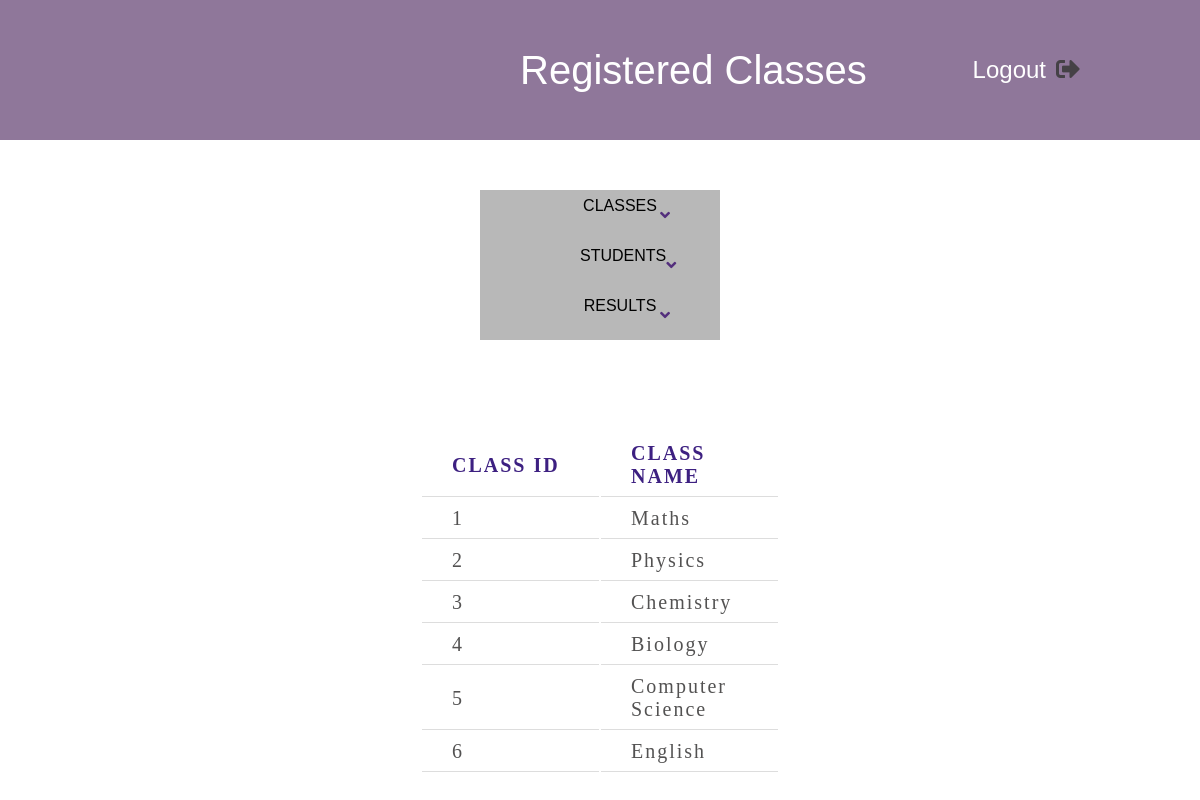
The app's page /classes_view.php (signed in) with its own data.
### tables this page shows
CREATE TABLE `class` (
  `name` varchar(30) NOT NULL,
  `id` int(3) NOT NULL
);

### classes_view.php (the view, shortened to what this page needs)
<!DOCTYPE html>
<html lang="en">
<head>
    <link rel="stylesheet" href="./css/admin.css">
    <link rel="stylesheet" href="./css/class.css">
    <link rel="stylesheet" href="https://use.fontawesome.com/releases/v5.15.4/css/all.css">
</head>
<body>
  <div class="title">
    <div class="heading">Registered Classes</div>
    <div class="logo"> Logout
    <a href="logout.php"><i class="fas fa-sign-out-alt" style="color: rgba(59, 58, 58, 0.877); margin-left: 10px" ></i></a>
    </div>
  </div>
  <div >
    <ul>
    <li class="dropdown" onclick="toggleDisplay('1')">
      <center><a href="" class="dropbtn">CLASSES &nbsp
          <span class="fa fa-angle-down"></span>
        </a></center>
      </li>
      <li class="dropdown" onclick="toggleDisplay('2')">
      <center> <a href="#" class="dropbtn">STUDENTS &nbsp
          <span class="fa fa-angle-down"></span>
        </a></center>
      </li>
      <center><li class="dropdown" onclick="toggleDisplay('3')">
      <a href="#" class="dropbtn">RESULTS &nbsp
          <span class="fa fa-angle-down"></span>
        </a>
        </center>
    </ul>
  </div>
  <div class="main" style="width: 70%; margin: 0 auto; padding: 2% 5%">
    <?php
      include('session.php');
      $sql = "SELECT * FROM `class`";
      $result1 = mysqli_query($conn, $sql);
      if (mysqli_num_rows($result1) > 0) {
        echo "<table>
        <tr>
        <th>CLASS ID</th>
        <th>CLASS NAME</th>
        </tr>";
        while($row1= mysqli_fetch_array($result1))
          {
          echo "<tr>";
          echo "<td>" . $row1['id'] . "</td>";
          echo "<td>" . $row1['name'] . "</td>";
          echo "</tr>";
          }
        echo "</table>";
      } else {
          echo "0 results";
      }
    ?>
  </div>
</body>
</html>

### css/admin.css (style rules this page uses)
body { margin: 0; font-family: 'Optima', sans-serif !important; }
.title { display: flex; align-items: center; color: #fff; background-color: #5d3a6db0; justify-content: space-between; min-height: 140px; padding: 0 10%; }
.logo { color: #fff; font-size: 1.5rem; align-items: center; display: flex; }
.heading { margin-left: 400px !important; font-size: 40px; }
.main { display: grid; align-items: center; font-size: 20px; font-family: Optima; letter-spacing: 2px; color: rgba(59, 58, 58, 0.877); }
span { color: #532e7c; }
ul { list-style-type: none; padding: 0; overflow: hidden; justify-content: center; width: 20%; margin: 50px auto; background-color: rgba(156, 156, 156, 0.712); }
li a,.dropbtn { margin-left: 50px; text-decoration: none; color: rgb(0, 0, 0); height: 40px; display: flex; align-items: center; padding: 5px 50px; }
li.dropdown { display: block; }

### css/class.css (style rules this page uses)
.main { display: grid; justify-content: center; padding: 30px; }
.main table { margin: 10px auto; }
.main table, th, td { text-align: left; table-layout: fixed; padding: 8px 30px; width: 50%; }
.main th { color: #3d2081; }
th, td { border-bottom: 1px solid #ddd; }

### records on screen
class: id "1", name "Maths"
class: id "2", name "Physics"
class: id "3", name "Chemistry"
class: id "4", name "Biology"
class: id "5", name "Computer Science"
class: id "6", name "English"
